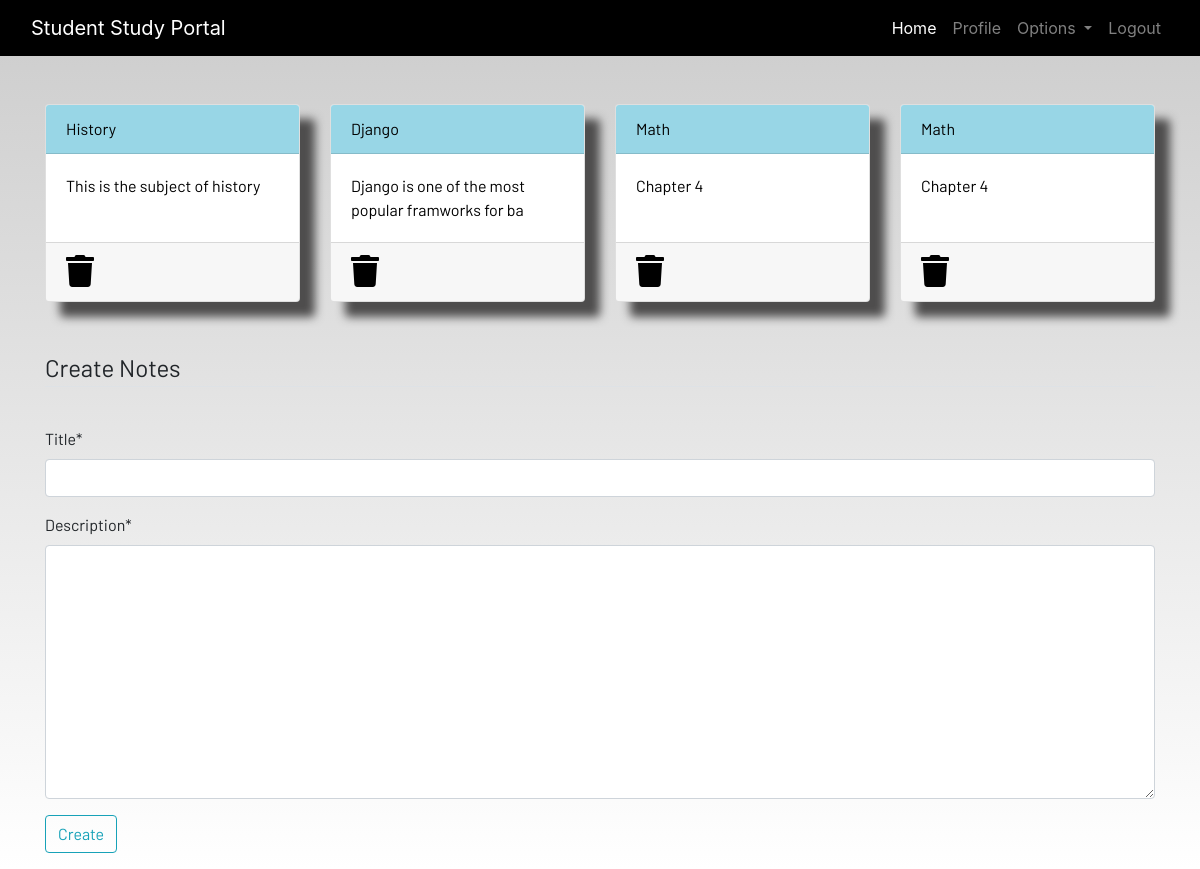
Screenshot of /notes/ (signed in) with the database file from the repository.
### dashboard/models.py (models this page shows)
class Notes(models.Model):
    user = models.ForeignKey(User, on_delete=models.CASCADE)
    title = models.CharField(max_length=200)
    description = models.TextField()
    class Meta:
        verbose_name = 'notes'
        verbose_name_plural = 'notes'

### dashboard/views.py (the view)
# urls.py: path('notes/', views.notes, name='notes'),
@login_required
def notes(request):
    if request.method == 'POST':
        form = NotesForm(request.POST)
        if form.is_valid():
            title = form.cleaned_data['title']
            description = form.cleaned_data['description']
            notes = Notes(user=request.user, title=title, description=description)
            notes.save()
        form = NotesForm()
        messages.success(request,f"Notes Added from {request.user.username} Successfully !")
    else:
        form = NotesForm()
    notes = Notes.objects.filter(user = request.user)
    context = {'notes':notes, 'form':form}
    return render(request,'dashboard/notes.html', context)

### dashboard/forms.py
class NotesForm(forms.ModelForm):
    class Meta:
        model = Notes
        fields = ['title', 'description']

### dashboard/templates/dashboard/notes.html (shortened to what this page needs)
{% extends 'dashboard/base.html' %}
{% load static %}
{% load crispy_forms_tags %}
{% block content %}
<div class="container">
    <div class="row">
        {% for note in notes %}
            <div class="col-md-3">
                <a href="{% url "notes_detail" note.id %}">
                    <div class="card">
                        <div class="card-header">{{note.title}}</div>
                        <div class="card-body">{{note.description|slice:"0:50 "}}</div>
                        <div class="card-footer mt-auto "><a href="{% url 'delete_note' note.id %}">
                            <i class="fa fa-trash fa-2x"></i></a>
                        </div>
                    </div>
                </a>
            </div>
        {% endfor %}
        <br><br>
    </div>
</div>
<br><br>
<div class="container">
    <form method="POST">
        <fieldset class="form-group">
            <legend class="border-bottom mb-4">Create Notes</legend>
        </fieldset>
        {{form|crispy}}
        <div class="form-group">
            <button href="" class="btn btn-outline-info" type="submit">
                Create
            </button>
        </div>
    </form>
</div>
{% endblock content %}

### static/css/main.css (style rules this page uses)
html { scroll-behavior: smooth; height: 100%; width: 100%; }
.card { box-shadow: 15px 15px 10px rgb(78, 77, 77); }
a { text-decoration: none !important; color: black; }
.card-header { color: black !important; background: rgb(152, 214, 230) !important; transition: 0.3s ease-in; }
html, body { max-width: 100%; overflow-x: hidden; height: 100%; width: 100%; }
body { background: linear-gradient(rgba(0, 0, 0, 0.2), rgba(255, 255, 255, 0.5)); overflow-x: hidden; background-repeat: no-repeat; }
.card-header { background-color: rgb(133, 204, 231); }
.col-md-3 .card { width: 100%; height: 100%; }
.fa { color: black; }

### rows the page displays
Notes: title "History", description "This is the subject of history"
Notes: title "Django", description "Django is one of the most popular framworks for ba"
Notes: title "Math", description "Chapter 4"
Notes: title "Math", description "Chapter 4"
